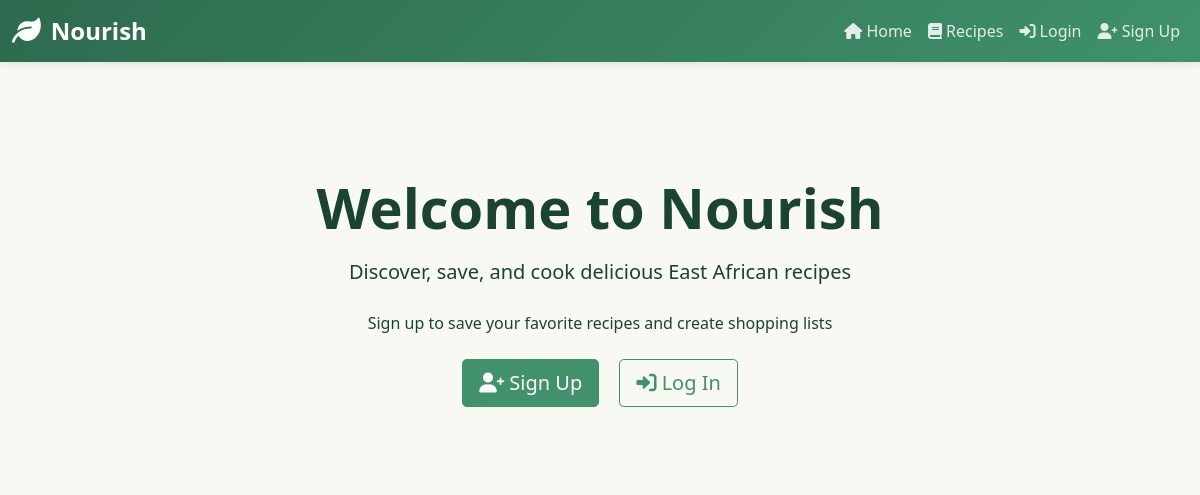
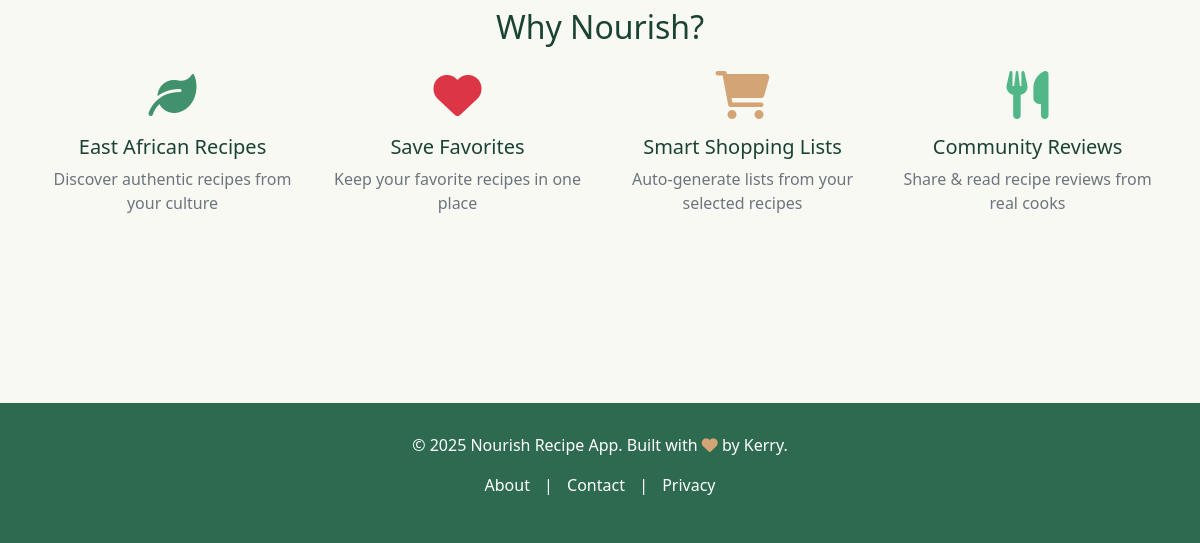
Before: / with the older database file (2 pictures, top to bottom).
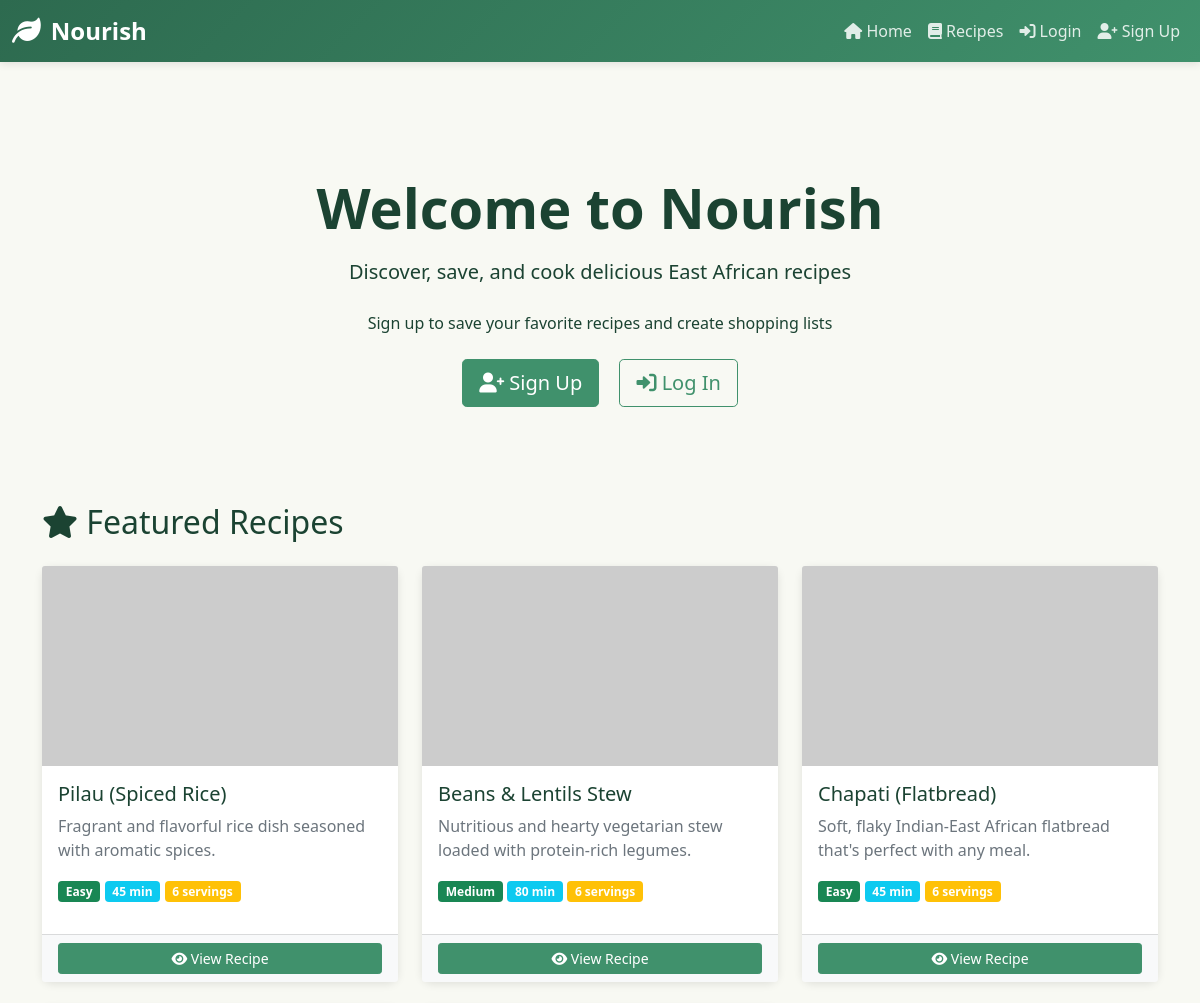
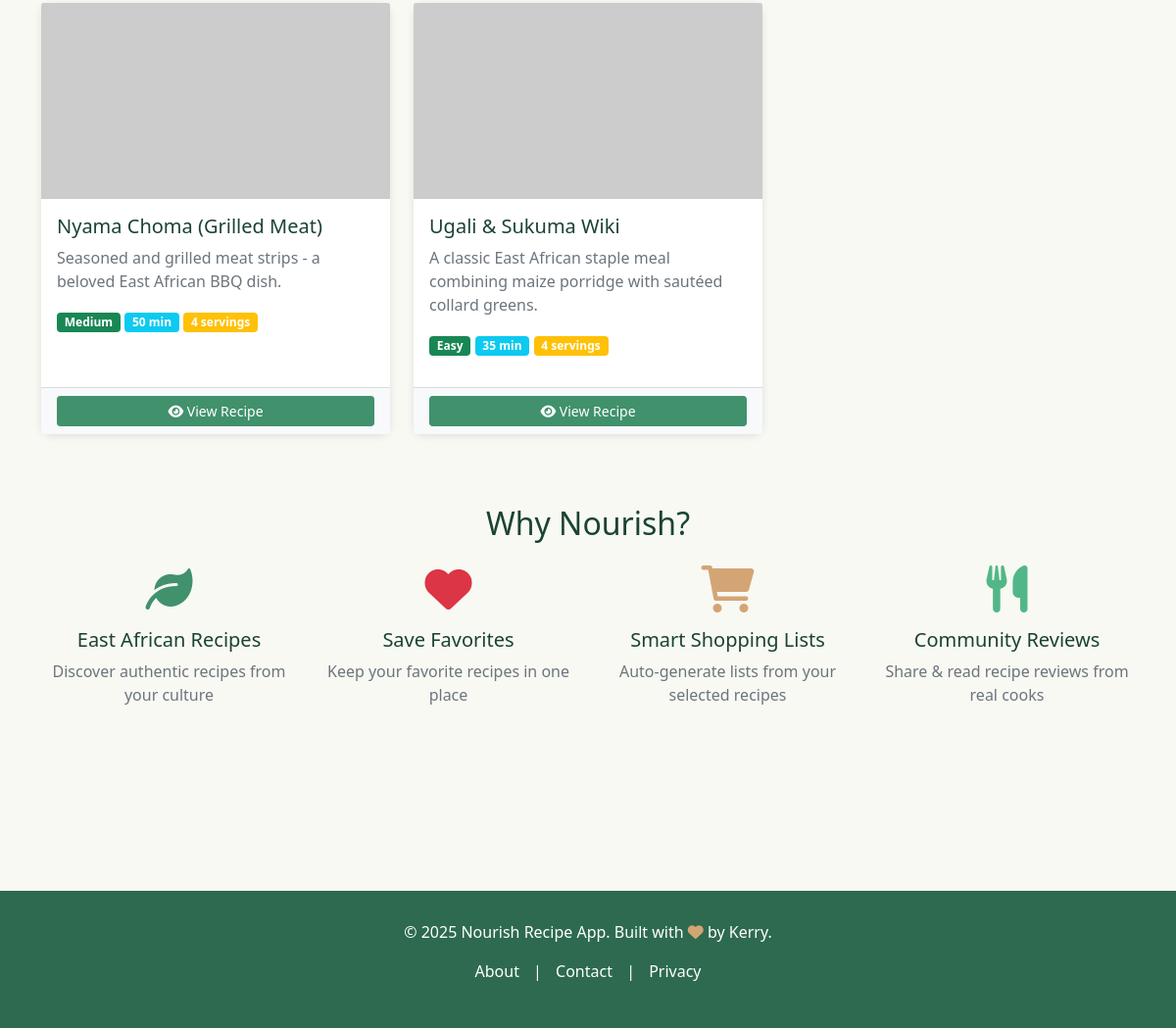
After: the same page with the newer database file (2 pictures, top to bottom).
### ingredient/models.py (models this page shows, shortened)
class Recipe(models.Model):
  DIFFICULTY_CHOICES = [
      ('easy', 'Easy'),
      ('medium', 'Medium'),
      ('hard', 'Hard'),
  ]
  CATEGORY_CHOICES = [
      ('breakfast', 'Breakfast'),
      ('lunch', 'Lunch'),
      ('dinner', 'Dinner'),
      ('snack', 'Snack'),
      ('dessert', 'Dessert'),
      ('beverage', 'Beverage'),
      ('other', 'Other'),
  ]
  title = models.CharField(max_length=255)
  description = models.TextField(blank=True)
  prep_time = models.IntegerField(default=15, help_text="minutes")
  cook_time = models.IntegerField(default=30, help_text="minutes")
  servings = models.IntegerField(default=4)
  difficulty = models.CharField(max_length=50, choices=DIFFICULTY_CHOICES, default='medium')
  category = models.CharField(max_length=50, choices=CATEGORY_CHOICES, default='other')
  image = models.URLField(blank=True)  # Using URL for now, can switch to ImageField later
  created_by = models.ForeignKey(User, on_delete=models.CASCADE, related_name='recipes', null=True, blank=True)
  created_at = models.DateTimeField(auto_now_add=True)
  updated_at = models.DateTimeField(auto_now=True)
  is_published = models.BooleanField(default=True)
  views_count = models.IntegerField(default=0)
  def average_rating(self):
    ratings = self.ratings.all()
    if ratings.count() == 0:
      return 0
    return sum([r.score for r in ratings]) / ratings.count()
  class Meta:
    ordering = ['-created_at']

### ingredient/views.py (the view)
# urls.py: 2. Add a URL to urlpatterns:  path('', views.home, name='home')
def home(request):
  recipes = Recipe.objects.filter(is_published=True)[:12]
  return render(request, 'index.html', {'recipes': recipes})

### templates/index.html (shortened to what this page needs)
{% extends 'base.html' %}
{% load static %}
{% block content %}
<section class="hero py-5 mb-5">
    <div class="text-center">
        <h1 class="display-4 fw-bold mb-3">Welcome to Nourish</h1>
        <p class="lead mb-4">Discover, save, and cook delicious East African recipes</p>
        {% if user.is_authenticated %}
            <p class="mb-4">Welcome back, <strong>{{ user.first_name|default:user.username }}</strong>!</p>
            <div>
                <a href="{% url 'recipes' %}" class="btn btn-primary btn-lg me-3">
                    <i class="fas fa-book"></i> Browse Recipes
                </a>
                <a href="{% url 'my_favorites' %}" class="btn btn-outline-primary btn-lg">
                    <i class="fas fa-heart"></i> My Favorites
                </a>
            </div>
        {% else %}
            <p class="mb-4">Sign up to save your favorite recipes and create shopping lists</p>
            <div>
                <a href="{% url 'signup' %}" class="btn btn-primary btn-lg me-3">
                    <i class="fas fa-user-plus"></i> Sign Up
                </a>
                <a href="{% url 'login' %}" class="btn btn-outline-primary btn-lg">
                    <i class="fas fa-sign-in-alt"></i> Log In
                </a>
            </div>
        {% endif %}
    </div>
</section>
{% if recipes %}
<section class="featured-recipes mb-5">
    <h2 class="mb-4"><i class="fas fa-star"></i> Featured Recipes</h2>
    <div class="row">
        {% for recipe in recipes %}
            <div class="col-md-6 col-lg-4 mb-4">
                <div class="card h-100">
                    {% if recipe.image %}
                        <img src="{{ recipe.image }}" class="card-img-top" alt="{{ recipe.title }}" style="height: 200px; object-fit: cover;">
                    {% else %}
                        <div class="card-img-top bg-light d-flex align-items-center justify-content-center" style="height: 200px;">
                            <i class="fas fa-utensils fa-3x text-muted"></i>
                        </div>
                    {% endif %}
                    <div class="card-body">
                        <h5 class="card-title">{{ recipe.title }}</h5>
                        <p class="card-text text-muted">{{ recipe.description|truncatewords:15 }}</p>
                        <div class="recipe-meta mb-3">
                            <span class="badge bg-success">{{ recipe.difficulty|title }}</span>
                            <span class="badge bg-info">{{ recipe.prep_time|add:recipe.cook_time }} min</span>
                            <span class="badge bg-warning">{{ recipe.servings }} servings</span>
                        </div>
                    </div>
                    <div class="card-footer bg-light">
                        <a href="{% url 'recipe_detail' recipe.id %}" class="btn btn-sm btn-primary w-100">
                            <i class="fas fa-eye"></i> View Recipe
                        </a>
                    </div>
                </div>
            </div>
        {% endfor %}
    </div>
</section>
{% endif %}
<section class="features mb-5">
    <h2 class="mb-4 text-center">Why Nourish?</h2>
    <div class="row">
        <div class="col-md-6 col-lg-3 mb-4">
            <div class="text-center">
                <i class="fas fa-leaf fa-3x mb-3" style="color: var(--secondary-green);"></i>
                <h5>East African Recipes</h5>
                <p class="text-muted">Discover authentic recipes from your culture</p>
            </div>
        </div>
        <div class="col-md-6 col-lg-3 mb-4">
            <div class="text-center">
                <i class="fas fa-heart fa-3x mb-3" style="color: #dc3545;"></i>
                <h5>Save Favorites</h5>
                <p class="text-muted">Keep your favorite recipes in one place</p>
            </div>
        </div>
        <div class="col-md-6 col-lg-3 mb-4">
            <div class="text-center">
                <i class="fas fa-shopping-cart fa-3x mb-3" style="color: var(--warning);"></i>
                <h5>Smart Shopping Lists</h5>
                <p class="text-muted">Auto-generate lists from your selected recipes</p>
            </div>
        </div>
        <div class="col-md-6 col-lg-3 mb-4">
            <div class="text-center">
                <i class="fas fa-utensils fa-3x mb-3" style="color: var(--light-green);"></i>
                <h5>Community Reviews</h5>
                <p class="text-muted">Share & read recipe reviews from real cooks</p>
            </div>
        </div>
    </div>
</section>
{% endblock %}

### templates/base.html (shortened to what this page needs)
<!DOCTYPE html>
<html lang="en">
<head>
    <link href="https://cdn.jsdelivr.net/npm/bootstrap@5.1.3/dist/css/bootstrap.min.css" rel="stylesheet">
    <link rel="stylesheet" href="https://cdnjs.cloudflare.com/ajax/libs/font-awesome/6.0.0/css/all.min.css">
</head>
<body>
    <nav class="navbar navbar-expand-lg navbar-dark sticky-top">
        <div class="container-fluid">
            <a class="navbar-brand" href="{% url 'home' %}">
                <i class="fas fa-leaf"></i> Nourish
            </a>
            <div class="collapse navbar-collapse" id="navbarNav">
                <ul class="navbar-nav ms-auto">
                    <li class="nav-item">
                        <a class="nav-link" href="{% url 'home' %}"><i class="fas fa-home"></i> Home</a>
                    </li>
                    <li class="nav-item">
                        <a class="nav-link" href="{% url 'recipes' %}"><i class="fas fa-book"></i> Recipes</a>
                    </li>
                    {% if user.is_authenticated %}
                        <li class="nav-item">
                            <a class="nav-link" href="{% url 'shopping_list' %}">
                                <i class="fas fa-shopping-cart"></i> Shopping List
                            </a>
                        </li>
                        <li class="nav-item">
                            <a class="nav-link" href="{% url 'my_favorites' %}">
                                <i class="fas fa-heart"></i> Favorites
                            </a>
                        </li>
                        <li class="nav-item dropdown">
                            <a class="nav-link dropdown-toggle" href="#" id="userMenu" role="button" data-bs-toggle="dropdown">
                                <i class="fas fa-user-circle"></i> {{ user.username }}
                            </a>
                            <ul class="dropdown-menu dropdown-menu-end" aria-labelledby="userMenu">
                                <li><a class="dropdown-item" href="{% url 'profile' %}"><i class="fas fa-user"></i> My Profile</a></li>
                                <li><a class="dropdown-item" href="{% url 'my_recipes' %}"><i class="fas fa-pencil"></i> My Recipes</a></li>
                                <li><hr class="dropdown-divider"></li>
                                <li><a class="dropdown-item" href="{% url 'logout' %}"><i class="fas fa-sign-out-alt"></i> Logout</a></li>
                            </ul>
                        </li>
                    {% else %}
                        <li class="nav-item">
                            <a class="nav-link" href="{% url 'login' %}"><i class="fas fa-sign-in-alt"></i> Login</a>
                        </li>
                        <li class="nav-item">
                            <a class="nav-link" href="{% url 'signup' %}"><i class="fas fa-user-plus"></i> Sign Up</a>
                        </li>
                    {% endif %}
                </ul>
            </div>
        </div>
    </nav>
    <main class="container">
        {% block content %}{% endblock %}
    </main>
    <footer>
        <div class="container">
            <p>&copy; 2025 Nourish Recipe App. Built with <i class="fas fa-heart" style="color: #d4a574;"></i> by Kerry.</p>
            <p>
                <a href="#" style="color: white; text-decoration: none; margin: 0 10px;">About</a> |
                <a href="#" style="color: white; text-decoration: none; margin: 0 10px;">Contact</a> |
                <a href="#" style="color: white; text-decoration: none; margin: 0 10px;">Privacy</a>
            </p>
        </div>
    </footer>
</body>
</html>

### templates/base.html (style rules this page uses)
:root { --primary-green: #2d6a4f; --secondary-green: #40916c; --light-green: #52b788; --cream: #f8f9f3; --dark: #1b4332; --warning: #d4a574; }
body { font-family: 'Segoe UI', Tahoma, Geneva, Verdana, sans-serif; background-color: var(--cream); color: var(--dark); }
.navbar { background: linear-gradient(135deg, var(--primary-green) 0%, var(--secondary-green) 100%); box-shadow: 0 2px 8px rgba(0,0,0,0.1); }
.navbar-brand { font-weight: 700; font-size: 1.5rem; color: white !important; display: flex; align-items: center; gap: 10px; }
.navbar-brand i { font-size: 1.8rem; }
.nav-link { color: rgba(255,255,255,0.85) !important; font-weight: 500; transition: color 0.3s ease; }
.btn-primary { background-color: var(--secondary-green); border-color: var(--secondary-green); }
.btn-outline-primary { color: var(--secondary-green); border-color: var(--secondary-green); }
.card { border: none; box-shadow: 0 2px 8px rgba(0,0,0,0.1); transition: transform 0.3s ease, box-shadow 0.3s ease; border-radius: 10px; }
footer { background-color: var(--primary-green); color: white; margin-top: 60px; padding: 30px 0; text-align: center; }
main { min-height: calc(100vh - 200px); padding: 40px 0; }

Changed rows visible on the page:
added Recipe: title "Pilau (Spiced Rice)", description "Fragrant and flavorful rice dish seasoned with aromatic spices.", difficulty "Easy", prep_time|add "45", servings "6"
added Recipe: title "Beans & Lentils Stew", description "Nutritious and hearty vegetarian stew loaded with protein-rich legumes.", difficulty "Medium", prep_time|add "80", servings "6"
added Recipe: title "Chapati (Flatbread)", description "Soft, flaky Indian-East African flatbread that's perfect with any meal.", difficulty "Easy", prep_time|add "45", servings "6"
added Recipe: title "Nyama Choma (Grilled Meat)", description "Seasoned and grilled meat strips - a beloved East African BBQ dish.", difficulty "Medium", prep_time|add "50", servings "4"
added Recipe: title "Ugali & Sukuma Wiki", description "A classic East African staple meal combining maize porridge with sautéed collard greens.", difficulty "Easy", prep_time|add "35", servings "4"
Other visible differences:
text now shown: "Featured Recipes"
